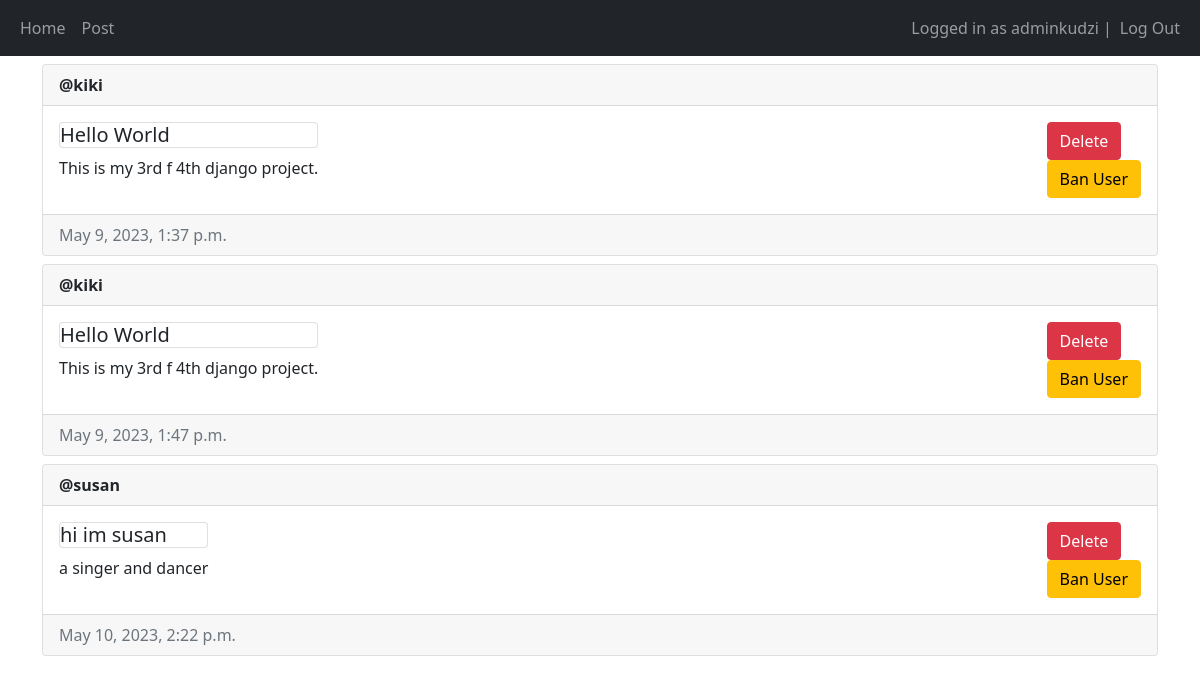
Screenshot of / (signed in) with the database file from the repository.
### main/models.py (models this page shows, shortened)
class Post(models.Model):
    author = models.ForeignKey(User, on_delete=models.CASCADE)
    title = models.CharField(max_length=200)
    description = models.TextField()
    created_at = models.DateTimeField(auto_now_add=True)
    updated_at = models.DateTimeField(auto_now=True)

### main/views.py (the view, shortened to what this page needs)
# urls.py: path('', views.home, name='home'),
@login_required(login_url='/login')
@permission_required( "main.add_post" ,login_url='/login',raise_exception=True)
def home(request):
    posts = Post.objects.all()
    return render(request, 'main/home.html', {"posts": posts})

### main/templates/main/home.html (shortened to what this page needs)
{% extends 'main/base.html' %}
{% block content %}
{% for post in posts %}
<div class="card mt-2">
    <div class="card-header">
        <strong>@{{ post.author.username }}</strong>
    </div>
    <div class="card-body d-flex flex-row justify-content-between">
        <div>
            <h5 class="card">{{ post.title }}</h5>
            <p>{{ post.description }}</p>
        </div>
        <div>
            {% if request.user == post.author or perms.main.delete_post  %}
                <form method="post">
                    <button type="submit"
                    class="btn btn-danger"
                    name="post-id"
                    value="{{ post.id }}"
                    >Delete</button>
                </form>
            {% endif %}
            {% if user.is_staff %}
            <form method="post">
                <button type="submit"
                class="btn btn-warning"
                name="user-id"
                value="{{ post.author.id }}"
                >Ban User</button>
            </form>
            {% endif %}
        </div>
    </div>
    <div class="card-footer text-muted">
        {{ post.created_at }}
    </div>
</div>
{% empty %}
<p>No posts yet :(</p>
{% endfor  %}{% endblock %}

### main/templates/main/base.html (shortened to what this page needs)
<!DOCTYPE html>
<html lang="en">
<head>
    <link href="https://cdn.jsdelivr.net/npm/bootstrap@5.1.3/dist/css/bootstrap.min.css" rel="stylesheet">
</head>
<body>
    <nav class="navbar navbar-expand-lg navbar-dark bg-dark">
        <div class="container-fluid">
            <div>
                <ul class="navbar-nav">
                    <li>
                        <a class="nav-link"  href="/home">Home</a>
                    </li>
                    <li>
                        <a class="nav-link"  href="/create-post">Post</a>
                    </li>
                </ul>
            </div>
            <div>
                <ul class="navbar-nav">
                    {% if user.is_authenticated %}
                    <span class="navbar-text" >Logged in as {{ user.username }} | </span>
                    <li>
                        <a class="nav-link"  href="/logout">Log Out</a>
                    </li>
                    {% else %}
                    <li>
                        <a class="nav-link"  href="/login">Login</a>
                    </li>
                    {% endif %}
                </ul>
            </div>
        </div>
    </nav>
    <div class="container"> {% block content %} {% endblock %}</div>
</body>
</html>

### rows the page displays
Post: author.username "kiki", title "Hello World", description "This is my 3rd f 4th django project.", {{ post.id }} 3 (drawn), created_at "May 9, 2023, 1:37 p.m."
Post: author.username "kiki", title "Hello World", description "This is my 3rd f 4th django project.", {{ post.id }} 4 (drawn), created_at "May 9, 2023, 1:47 p.m."
Post: author.username "susan", title "hi im susan", description "a singer and dancer", {{ post.id }} 5 (drawn), created_at "May 10, 2023, 2:22 p.m."

### other values shown
{{ user.username }} "adminkudzi"
